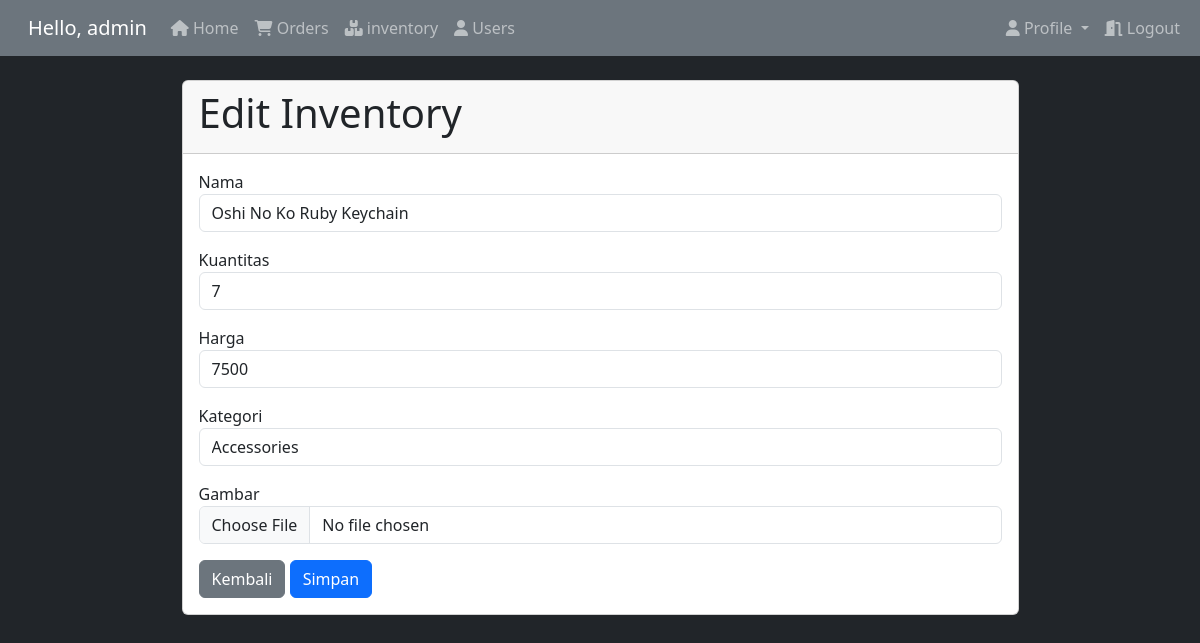
The page /admin/edit_inventory.php?id=36 (signed in) on the database its author committed.
### tables this page shows
CREATE TABLE `inventory` (
  `id` int NOT NULL,
  `nama` varchar(100) NOT NULL,
  `kuantitas` int NOT NULL,
  `harga` decimal(10,0) NOT NULL,
  `gambar` varchar(255) NOT NULL,
  `kategori_id` int DEFAULT NULL,
  `created_at` timestamp NULL DEFAULT CURRENT_TIMESTAMP,
  `updated_at` timestamp NULL DEFAULT CURRENT_TIMESTAMP ON UPDATE CURRENT_TIMESTAMP
);

CREATE TABLE `kategori` (
  `id` int NOT NULL,
  `nama` varchar(100) NOT NULL
);

### app/controller/InventoryController.php (called while the page is built, shortened)
<?php
class InventoryController
{
    private $conn;
    public function __construct($conn)
    {
        $this->conn = $conn;
    }
    public function getAllCategories()
    {
        $sql = "SELECT * FROM kategori";
        $result = $this->conn->query($sql);
        $categories = [];
        if ($result->num_rows > 0) {
            while ($row = $result->fetch_assoc()) {
                $categories[] = $row;
            }
        }
        return $categories;
    }
    public function getInventoryById($id)
    {
        $sql = "SELECT * FROM inventory WHERE id = ?";
        $stmt = $this->conn->prepare($sql);
        $stmt->bind_param('i', $id);
        $stmt->execute();
        $result = $stmt->get_result();
        if ($result->num_rows > 0) {
            return $result->fetch_assoc();
        } else {
            return false;
        }
    }
}

### admin/edit_inventory.php (the view, shortened to what this page needs)
<?php
require '../app/controller/InventoryController.php';
require '../layout/admin/header.php';
$controller = new InventoryController($conn);
if ($_SERVER['REQUEST_METHOD'] == 'POST') {
    $id = htmlspecialchars($_POST['id']);
    $nama = htmlspecialchars($_POST['nama']);
    $kuantitas = htmlspecialchars($_POST['kuantitas']);
    $harga = htmlspecialchars($_POST['harga']);
    $gambar = $_FILES['gambar'];
    $kategori_id = htmlspecialchars($_POST['kategori_id']);
    if ($controller->updateInventory($id, $nama, $kuantitas, $harga, $gambar, $kategori_id)) {
        header("Location: inventory.php");
        exit();
    } else {
        $error = "Gagal mengedit inventory.";
    }
} else {
    $id = isset($_GET['id']) ? $_GET['id'] : 0;
    if ($id == 0 || !($get_id = $controller->getInventoryById($id))) {
        $_SESSION['error_message'] = 'Inventory tidak ditemukan';
        header("Location: inventory.php");
        exit();
    }
    $categories = $controller->getAllCategories();
}
?>
<div class="container mt-4">
    <div class="card w-75 mx-auto">
        <div class="card-header">
            <h1>Edit Inventory</h1>
        </div>
        <div class="card-body">
            <form action="edit_inventory.php" method="POST" enctype="multipart/form-data">
                <div class="form-group mb-3">
                    <label for="nama">Nama</label>
                    <input type="text" name="nama" id="nama" class="form-control" value="<?php echo $get_id['nama']; ?>" required>
                </div>
                <div class="form-group mb-3">
                    <label for="kuantitas">Kuantitas</label>
                    <input type="number" name="kuantitas" id="kuantitas" class="form-control" value="<?php echo $get_id['kuantitas']; ?>" required>
                </div>
                <div class="form-group mb-3">
                    <label for="harga">Harga</label>
                    <input type="number" name="harga" id="harga" class="form-control" value="<?php echo $get_id['harga']; ?>" required>
                </div>
                <div class="form-group mb-3">
                    <label for="kategori_id">Kategori</label>
                    <select name="kategori_id" id="kategori_id" class="form-control" required>
                        <?php foreach ($categories as $category) : ?>
                            <option value="<?php echo $category['id']; ?>" <?php echo $category['id'] == $get_id['kategori_id'] ? 'selected' : ''; ?>><?php echo $category['nama']; ?></option>
                        <?php endforeach; ?>
                    </select>
                </div>
                <div class="form-group mb-3">
                    <label for="gambar">Gambar</label>
                    <input type="file" name="gambar" id="gambar" class="form-control">
                </div>
                <a href="inventory.php" class="btn btn-secondary">Kembali</a>
                <button type="submit" class="btn btn-primary">Simpan</button>
            </form>
        </div>
    </div>
</div>
<?php
require '../layout/admin/footer.php';
?>

### rows shown on the page
inventory: nama "Oshi No Ko Ruby Keychain", kuantitas "7", harga "7500", kategori_id "Accessories"

### other values the page prints
$_SESSION['username'] "admin"
